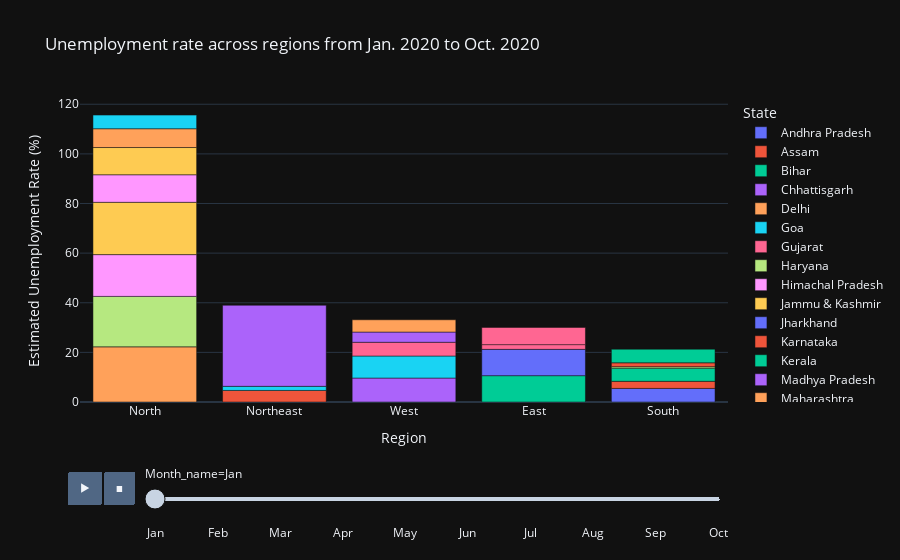

Write notebook code for a chart like this one.
### Code cell
fig = px.bar(mydata, x='Region', y='Estimated Unemployment Rate (%)', animation_frame='Month_name', color='State',
             title='Unemployment rate across regions from Jan. 2020 to Oct. 2020', height=800, template='plotly_dark')

# Updating the x-axis category order to be in descending total
fig.update_layout(xaxis={'categoryorder': 'total descending'})

# Adjusting the animation frame duration
fig.layout.updatemenus[0].buttons[0].args[1]["frame"]["duration"] = 2000
fig.show()

### Figure 1 — Plotly figure (JSON) as saved in the notebook; plotly's stock layout.template omitted (floating-point values rounded to 4 significant figures)
{"data": [{"alignmentgroup": "True", "hovertemplate": "State=Andhra Pradesh<br>Month_name=Jan<br>Region=%{x}<br>Estimated Unemployment Rate (%)=%{y}<extra></extra>", "legendgroup": "Andhra Pradesh", "marker": {"color": "#636efa", "pattern": {"shape": ""}}, "name": "Andhra Pradesh", "offsetgroup": "Andhra Pradesh", "orientation": "v", "showlegend": true, "textposition": "auto", "type": "bar", "x": ["South"], "xaxis": "x", "y": [5.48], "yaxis": "y"}, {"alignmentgroup": "True", "hovertemplate": "State=Assam<br>Month_name=Jan<br>Region=%{x}<br>Estimated Unemployment Rate (%)=%{y}<extra></extra>", "legendgroup": "Assam", "marker": {"color": "#EF553B", "pattern": {"shape": ""}}, "name": "Assam", "offsetgroup": "Assam", "orientation": "v", "showlegend": true, "textposition": "auto", "type": "bar", "x": ["Northeast"], "xaxis": "x", "y": [4.66], "yaxis": "y"}, {"alignmentgroup": "True", "hovertemplate": "State=Bihar<br>Month_name=Jan<br>Region=%{x}<br>Estimated Unemployment Rate (%)=%{y}<extra></extra>", "legendgroup": "Bihar", "marker": {"color": "#00cc96", "pattern": {"shape": ""}}, "name": "Bihar", "offsetgroup": "Bihar", "orientation": "v", "showlegend": true, "textposition": "auto", "type": "bar", "x": ["East"], "xaxis": "x", "y": [10.61], "yaxis": "y"}, {"alignmentgroup": "True", "hovertemplate": "State=Chhattisgarh<br>Month_name=Jan<br>Region=%{x}<br>Estimated Unemployment Rate (%)=%{y}<extra></extra>", "legendgroup": "Chhattisgarh", "marker": {"color": "#ab63fa", "pattern": {"shape": ""}}, "name": "Chhattisgarh", "offsetgroup": "Chhattisgarh", "orientation": "v", "showlegend": true, "textposition": "auto", "type": "bar", "x": ["West"], "xaxis": "x", "y": [9.65], "yaxis": "y"}, {"alignmentgroup": "True", "hovertemplate": "State=Delhi<br>Month_name=Jan<br>Region=%{x}<br>Estimated Unemployment Rate (%)=%{y}<extra></extra>", "legendgroup": "Delhi", "marker": {"color": "#FFA15A", "pattern": {"shape": ""}}, "name": "Delhi", "offsetgroup": "Delhi", "orientation": "v", "showlegend": true, "textposition": "auto", "type": "bar", "x": ["North"], "xaxis": "x", "y": [22.23], "yaxis": "y"}, {"alignmentgroup": "True", "hovertemplate": "State=Goa<br>Month_name=Jan<br>Region=%{x}<br>Estimated Unemployment Rate (%)=%{y}<extra></extra>", "legendgroup": "Goa", "marker": {"color": "#19d3f3", "pattern": {"shape": ""}}, "name": "Goa", "offsetgroup": "Goa", "orientation": "v", "showlegend": true, "textposition": "auto", "type": "bar", "x": ["West"], "xaxis": "x", "y": [8.89], "yaxis": "y"}, {"alignmentgroup": "True", "hovertemplate": "State=Gujarat<br>Month_name=Jan<br>Region=%{x}<br>Estimated Unemployment Rate (%)=%{y}<extra></extra>", "legendgroup": "Gujarat", "marker": {"color": "#FF6692", "pattern": {"shape": ""}}, "name": "Gujarat", "offsetgroup": "Gujarat", "orientation": "v", "showlegend": true, "textposition": "auto", "type": "bar", "x": ["West"], "xaxis": "x", "y": [5.54], "yaxis": "y"}, {"alignmentgroup": "True", "hovertemplate": "State=Haryana<br>Month_name=Jan<br>Region=%{x}<br>Estimated Unemployment Rate (%)=%{y}<extra></extra>", "legendgroup": "Haryana", "marker": {"color": "#B6E880", "pattern": {"shape": ""}}, "name": "Haryana", "offsetgroup": "Haryana", "orientation": "v", "showlegend": true, "textposition": "auto", "type": "bar", "x": ["North"], "xaxis": "x", "y": [20.34], "yaxis": "y"}, {"alignmentgroup": "True", "hovertemplate": "State=Himachal Pradesh<br>Month_name=Jan<br>Region=%{x}<br>Estimated Unemployment Rate (%)=%{y}<extra></extra>", "legendgroup": "Himachal Pradesh", "marker": {"color": "#FF97FF", "pattern": {"shape": ""}}, "name": "Himachal Pradesh", "offsetgroup": "Himachal Pradesh", "orientation": "v", "showlegend": true, "textposition": "auto", "type": "bar", "x": ["North"], "xaxis": "x", "y": [16.83], "yaxis": "y"}, {"alignmentgroup": "True", "hovertemplate": "State=Jammu & Kashmir<br>Month_name=Jan<br>Region=%{x}<br>Estimated Unemployment Rate (%)=%{y}<extra></extra>", "legendgroup": "Jammu & Kashmir", "marker": {"color": "#FECB52", "pattern": {"shape": ""}}, "name": "Jammu & Kashmir", "offsetgroup": "Jammu & Kashmir", "orientation": "v", "showlegend": true, "textposition": "auto", "type": "bar", "x": ["North"], "xaxis": "x", "y": [21.08], "yaxis": "y"}, {"alignmentgroup": "True", "hovertemplate": "State=Jharkhand<br>Month_name=Jan<br>Region=%{x}<br>Estimated Unemployment Rate (%)=%{y}<extra></extra>", "legendgroup": "Jharkhand", "marker": {"color": "#636efa", "pattern": {"shape": ""}}, "name": "Jharkhand", "offsetgroup": "Jharkhand", "orientation": "v", "showlegend": true, "textposition": "auto", "type": "bar", "x": ["East"], "xaxis": "x", "y": [10.61], "yaxis": "y"}, {"alignmentgroup": "True", "hovertemplate": "State=Karnataka<br>Month_name=Jan<br>Region=%{x}<br>Estimated Unemployment Rate (%)=%{y}<extra></extra>", "legendgroup": "Karnataka", "marker": {"color": "#EF553B", "pattern": {"shape": ""}}, "name": "Karnataka", "offsetgroup": "Karnataka", "orientation": "v", "showlegend": true, "textposition": "auto", "type": "bar", "x": ["South"], "xaxis": "x", "y": [2.86], "yaxis": "y"}, {"alignmentgroup": "True", "hovertemplate": "State=Kerala<br>Month_name=Jan<br>Region=%{x}<br>Estimated Unemployment Rate (%)=%{y}<extra></extra>", "legendgroup": "Kerala", "marker": {"color": "#00cc96", "pattern": {"shape": ""}}, "name": "Kerala", "offsetgroup": "Kerala", "orientation": "v", "showlegend": true, "textposition": "auto", "type": "bar", "x": ["South"], "xaxis": "x", "y": [5.31], "yaxis": "y"}, {"alignmentgroup": "True", "hovertemplate": "State=Madhya Pradesh<br>Month_name=Jan<br>Region=%{x}<br>Estimated Unemployment Rate (%)=%{y}<extra></extra>", "legendgroup": "Madhya Pradesh", "marker": {"color": "#ab63fa", "pattern": {"shape": ""}}, "name": "Madhya Pradesh", "offsetgroup": "Madhya Pradesh", "orientation": "v", "showlegend": true, "textposition": "auto", "type": "bar", "x": ["West"], "xaxis": "x", "y": [4.11], "yaxis": "y"}, {"alignmentgroup": "True", "hovertemplate": "State=Maharashtra<br>Month_name=Jan<br>Region=%{x}<br>Estimated Unemployment Rate (%)=%{y}<extra></extra>", "legendgroup": "Maharashtra", "marker": {"color": "#FFA15A", "pattern": {"shape": ""}}, "name": "Maharashtra", "offsetgroup": "Maharashtra", "orientation": "v", "showlegend": true, "textposition": "auto", "type": "bar", "x": ["West"], "xaxis": "x", "y": [4.95], "yaxis": "y"}, {"alignmentgroup": "True", "hovertemplate": "State=Meghalaya<br>Month_name=Jan<br>Region=%{x}<br>Estimated Unemployment Rate (%)=%{y}<extra></extra>", "legendgroup": "Meghalaya", "marker": {"color": "#19d3f3", "pattern": {"shape": ""}}, "name": "Meghalaya", "offsetgroup": "Meghalaya", "orientation": "v", "showlegend": true, "textposition": "auto", "type": "bar", "x": ["Northeast"], "xaxis": "x", "y": [1.66], "yaxis": "y"}, {"alignmentgroup": "True", "hovertemplate": "State=Odisha<br>Month_name=Jan<br>Region=%{x}<br>Estimated Unemployment Rate (%)=%{y}<extra></extra>", "legendgroup": "Odisha", "marker": {"color": "#FF6692", "pattern": {"shape": ""}}, "name": "Odisha", "offsetgroup": "Odisha", "orientation": "v", "showlegend": true, "textposition": "auto", "type": "bar", "x": ["East"], "xaxis": "x", "y": [1.9], "yaxis": "y"}, {"alignmentgroup": "True", "hovertemplate": "State=Puducherry<br>Month_name=Jan<br>Region=%{x}<br>Estimated Unemployment Rate (%)=%{y}<extra></extra>", "legendgroup": "Puducherry", "marker": {"color": "#B6E880", "pattern": {"shape": ""}}, "name": "Puducherry", "offsetgroup": "Puducherry", "orientation": "v", "showlegend": true, "textposition": "auto", "type": "bar", "x": ["South"], "xaxis": "x", "y": [0.58], "yaxis": "y"}, {"alignmentgroup": "True", "hovertemplate": "State=Punjab<br>Month_name=Jan<br>Region=%{x}<br>Estimated Unemployment Rate (%)=%{y}<extra></extra>", "legendgroup": "Punjab", "marker": {"color": "#FF97FF", "pattern": {"shape": ""}}, "name": "Punjab", "offsetgroup": "Punjab", "orientation": "v", "showlegend": true, "textposition": "auto", "type": "bar", "x": ["North"], "xaxis": "x", "y": [11.11], "yaxis": "y"}, {"alignmentgroup": "True", "hovertemplate": "State=Rajasthan<br>Month_name=Jan<br>Region=%{x}<br>Estimated Unemployment Rate (%)=%{y}<extra></extra>", "legendgroup": "Rajasthan", "marker": {"color": "#FECB52", "pattern": {"shape": ""}}, "name": "Rajasthan", "offsetgroup": "Rajasthan", "orientation": "v", "showlegend": true, "textposition": "auto", "type": "bar", "x": ["North"], "xaxis": "x", "y": [10.97], "yaxis": "y"}, {"alignmentgroup": "True", "hovertemplate": "State=Tamil Nadu<br>Month_name=Jan<br>Region=%{x}<br>Estimated Unemployment Rate (%)=%{y}<extra></extra>", "legendgroup": "Tamil Nadu", "marker": {"color": "#EF553B", "pattern": {"shape": ""}}, "name": "Tamil Nadu", "offsetgroup": "Tamil Nadu", "orientation": "v", "showlegend": true, "textposition": "auto", "type": "bar", "x": ["South"], "xaxis": "x", "y": [1.57], "yaxis": "y"}, {"alignmentgroup": "True", "hovertemplate": "State=Telangana<br>Month_name=Jan<br>Region=%{x}<br>Estimated Unemployment Rate (%)=%{y}<extra></extra>", "legendgroup": "Telangana", "marker": {"color": "#00cc96", "pattern": {"shape": ""}}, "name": "Telangana", "offsetgroup": "Telangana", "orientation": "v", "showlegend": true, "textposition": "auto", "type": "bar", "x": ["South"], "xaxis": "x", "y": [5.49], "yaxis": "y"}, {"alignmentgroup": "True", "hovertemplate": "State=Tripura<br>Month_name=Jan<br>Region=%{x}<br>Estimated Unemployment Rate (%)=%{y}<extra></extra>", "legendgroup": "Tripura", "marker": {"color": "#ab63fa", "pattern": {"shape": ""}}, "name": "Tripura", "offsetgroup": "Tripura", "orientation": "v", "showlegend": true, "textposition": "auto", "type": "bar", "x": ["Northeast"], "xaxis": "x", "y": [32.67], "yaxis": "y"}, {"alignmentgroup": "True", "hovertemplate": "State=Uttar Pradesh<br>Month_name=Jan<br>Region=%{x}<br>Estimated Unemployment Rate (%)=%{y}<extra></extra>", "legendgroup": "Uttar Pradesh", "marker": {"color": "#FFA15A", "pattern": {"shape": ""}}, "name": "Uttar Pradesh", "offsetgroup": "Uttar Pradesh", "orientation": "v", "showlegend": true, "textposition": "auto", "type": "bar", "x": ["North"], "xaxis": "x", "y": [7.58], "yaxis": "y"}, {"alignmentgroup": "True", "hovertemplate": "State=Uttarakhand<br>Month_name=Jan<br>Region=%{x}<br>Estimated Unemployment Rate (%)=%{y}<extra></extra>", "legendgroup": "Uttarakhand", "marker": {"color": "#19d3f3", "pattern": {"shape": ""}}, "name": "Uttarakhand", "offsetgroup": "Uttarakhand", "orientation": "v", "showlegend": true, "textposition": "auto", "type": "bar", "x": ["North"], "xaxis": "x", "y": [5.49], "yaxis": "y"}, {"alignmentgroup": "True", "hovertemplate": "State=West Bengal<br>Month_name=Jan<br>Region=%{x}<br>Estimated Unemployment Rate (%)=%{y}<extra></extra>", "legendgroup": "West Bengal", "marker": {"color": "#FF6692", "pattern": {"shape": ""}}, "name": "West Bengal", "offsetgroup": "West Bengal", "orientation": "v", "showlegend": true, "textposition": "auto", "type": "bar", "x": ["East"], "xaxis": "x", "y": [6.94], "yaxis": "y"}], "layout": {"autosize": true, "barmode": "relative", "legend": {"title": {"text": "State"}, "tracegroupgap": 0}, "sliders": [{"active": 0, "currentvalue": {"prefix": "Month_name="}, "len": 0.9, "pad": {"b": 10, "t": 60}, "steps": [{"args": [["Jan"], {"frame": {"duration": 0, "redraw": true}, "fromcurrent": true, "mode": "immediate", "transition": {"duration": 0, "easing": "linear"}}], "label": "Jan", "method": "animate"}, {"args": [["Feb"], {"frame": {"duration": 0, "redraw": true}, "fromcurrent": true, "mode": "immediate", "transition": {"duration": 0, "easing": "linear"}}], "label": "Feb", "method": "animate"}, {"args": [["Mar"], {"frame": {"duration": 0, "redraw": true}, "fromcurrent": true, "mode": "immediate", "transition": {"duration": 0, "easing": "linear"}}], "label": "Mar", "method": "animate"}, {"args": [["Apr"], {"frame": {"duration": 0, "redraw": true}, "fromcurrent": true, "mode": "immediate", "transition": {"duration": 0, "easing": "linear"}}], "label": "Apr", "method": "animate"}, {"args": [["May"], {"frame": {"duration": 0, "redraw": true}, "fromcurrent": true, "mode": "immediate", "transition": {"duration": 0, "easing": "linear"}}], "label": "May", "method": "animate"}, {"args": [["Jun"], {"frame": {"duration": 0, "redraw": true}, "fromcurrent": true, "mode": "immediate", "transition": {"duration": 0, "easing": "linear"}}], "label": "Jun", "method": "animate"}, {"args": [["Jul"], {"frame": {"duration": 0, "redraw": true}, "fromcurrent": true, "mode": "immediate", "transition": {"duration": 0, "easing": "linear"}}], "label": "Jul", "method": "animate"}, {"args": [["Aug"], {"frame": {"duration": 0, "redraw": true}, "fromcurrent": true, "mode": "immediate", "transition": {"duration": 0, "easing": "linear"}}], "label": "Aug", "method": "animate"}, {"args": [["Sep"], {"frame": {"duration": 0, "redraw": true}, "fromcurrent": true, "mode": "immediate", "transition": {"duration": 0, "easing": "linear"}}], "label": "Sep", "method": "animate"}, {"args": [["Oct"], {"frame": {"duration": 0, "redraw": true}, "fromcurrent": true, "mode": "immediate", "transition": {"duration": 0, "easing": "linear"}}], "label": "Oct", "method": "animate"}], "x": 0.1, "xanchor": "left", "y": 0, "yanchor": "top"}], "title": {"text": "Unemployment rate across regions from Jan. 2020 to Oct. 2020"}, "updatemenus": [{"buttons": [{"args": [null, {"frame": {"duration": 2000, "redraw": true}, "fromcurrent": true, "mode": "immediate", "transition": {"duration": 500, "easing": "linear"}}], "label": "&#9654;", "method": "animate"}, {"args": [[null], {"frame": {"duration": 0, "redraw": true}, "fromcurrent": true, "mode": "immediate", "transition": {"duration": 0, "easing": "linear"}}], "label": "&#9724;", "method": "animate"}], "direction": "left", "pad": {"r": 10, "t": 70}, "showactive": false, "type": "buttons", "x": 0.1, "xanchor": "right", "y": 0, "yanchor": "top"}], "xaxis": {"anchor": "y", "autorange": true, "categoryorder": "total descending", "domain": [0, 1], "range": [-0.5, 4.5], "title": {"text": "Region"}, "type": "category"}, "yaxis": {"anchor": "x", "autorange": true, "domain": [0, 1], "range": [0, 121.7], "title": {"text": "Estimated Unemployment Rate (%)"}, "type": "linear"}}}
